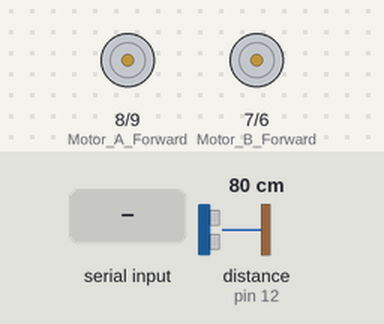
A sketch run on a simulated Arduino Uno, built with avr-gcc and run on an emulated ATmega328P. Shown: motor-driver pin pairs drawn as motors (green arrow = first pin HIGH = forward, orange = second pin HIGH = backward, longer = more drive, scaled by the enable pin). The test bench sets the inputs (shaded band); at power-on: distance to the obstacle (sensor on pin 12) 80 cm. The echo pulse lasts 58.3 µs per cm; what the sketch prints to the serial monitor is not drawn.

Above: at 1.2 s.
1.3 s: "1" received over Serial
At 2.0 s:
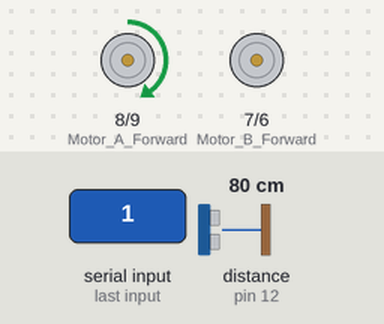
2.8 s: distance to the obstacle (sensor on pin 12) set to 11 cm
4.3 s: distance to the obstacle (sensor on pin 12) set to 8 cm
At 4.7 s:
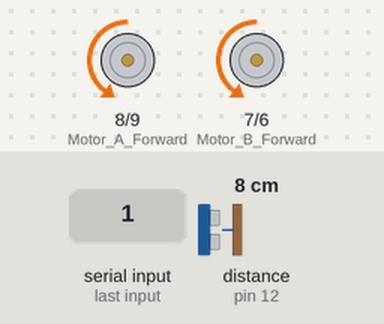
5.8 s: distance to the obstacle (sensor on pin 12) set to 27 cm
7.3 s: distance to the obstacle (sensor on pin 12) set to 33 cm
At 8.1 s:
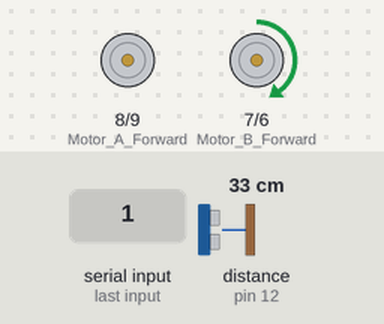
8.8 s: "2" received over Serial
At 10.2 s:
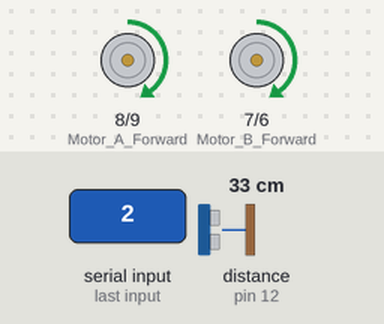
Timing chart, 0 to 11.3 s (numbered marks = the images above; inputs shaded):
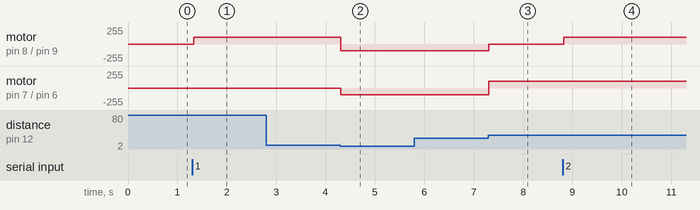

The sketch:

Bluetooth_Arduino_Car_Obstacle_Avoid.ino
```cpp
#include <NewPing.h>

//RIGHT MOTOR
int Motor_A_Enable = 10;
int Motor_A_Reverse = 9;
int Motor_A_Forward = 8;

//LEFT MOTOR
int Motor_B_Enable = 5;
int Motor_B_Reverse = 6;
int Motor_B_Forward = 7;

//SENSOR
const int trigger = 11;
const int echo = 12;

#define maximum_distance 200
boolean goesForward = false;
int distance;

NewPing sonar(11, 12, maximum_distance); //sensor function

int readPing() {
  delay(50);
  int cm = sonar.ping_cm();
  if(cm==0)
    cm = 250;
  return cm;
}

void setup() {
  Serial.begin(9600);

  pinMode(Motor_A_Enable, OUTPUT);
  pinMode(Motor_A_Forward, OUTPUT);
  pinMode(Motor_A_Reverse, OUTPUT);

  pinMode(Motor_B_Enable, OUTPUT);
  pinMode(Motor_B_Forward, OUTPUT);
  pinMode(Motor_B_Reverse, OUTPUT);


}

void forward() {
  analogWrite(Motor_B_Enable, 100);
  analogWrite(Motor_A_Enable, 100);
  digitalWrite(Motor_A_Reverse, LOW);
  digitalWrite(Motor_B_Reverse, LOW);
  digitalWrite(Motor_A_Forward, HIGH);
  digitalWrite(Motor_B_Forward, HIGH);
}

void reverse() {
  analogWrite(Motor_B_Enable, 100);
  analogWrite(Motor_A_Enable, 100);
  digitalWrite(Motor_A_Forward, LOW);
  digitalWrite(Motor_B_Forward, LOW);
  digitalWrite(Motor_A_Reverse, HIGH);
  digitalWrite(Motor_B_Reverse, HIGH);
}

void forwardLeft(){
  analogWrite(Motor_A_Enable, 100);
  analogWrite(Motor_B_Enable, 0);
  digitalWrite(Motor_A_Reverse, LOW);
  digitalWrite(Motor_A_Forward, HIGH);
}

void forwardRight(){
  analogWrite(Motor_B_Enable, 100);
  analogWrite(Motor_A_Enable, 0);
  digitalWrite(Motor_B_Reverse, LOW);
  digitalWrite(Motor_B_Forward, HIGH);
}

void reverseLeft() {
  analogWrite(Motor_A_Enable, 100);
  analogWrite(Motor_B_Enable, 0);
  digitalWrite(Motor_A_Reverse, HIGH);
  digitalWrite(Motor_A_Forward, LOW);
}

void reverseRight() {
  analogWrite(Motor_B_Enable, 100);
  analogWrite(Motor_A_Enable, 0);
  digitalWrite(Motor_B_Reverse, HIGH);
  digitalWrite(Motor_B_Forward, LOW);
}


void loop() {
  distance = readPing();
  if (distance < 10) {
    reverse();
    goesForward = false;

        while (distance < 30) {
            distance = readPing();
        }
        goesForward = true;
        forwardRight();
  }

  if(Serial.available() > 0)
  {
    char data;
    data = Serial.read();
    Serial.write(Serial.read());

    switch (data)
    {
      case '1': //FORWARD LEFT
        forwardLeft();
        break;
      case '2': //FORWARD
        forward();
        break;
      case '3': //FORWARD RIGHT
        forwardRight();
        break;
      case '7': //REVERSE LEFT
        reverseLeft();
        break;
      case '8': //REVERSE
        reverse();
        break;

      case '9': //REVERSE RIGHT
        reverseRight();
        break;
      default: //If bluetooth module receives any value not listed above, both motors turn off
        analogWrite(Motor_A_Enable, 0);
        analogWrite(Motor_B_Enable, 0);

    }
  }
}
```

Measured:
- the behaviour switches between 10 and 9 cm on distance to the obstacle (sensor on pin 12) (found by bisection; images 1 and 2)
- the behaviour switches between 29 and 30 cm on distance to the obstacle (sensor on pin 12) (found by bisection; images 2 and 3)
- after the input at 1.3 s, motor on pin 8 (Motor_A_Forward) / pin 9 (Motor_A_Reverse): stopped → forward 100/255 at once
- after the input at 2.8 s, every drawn part: stays the same
- after the input at 4.3 s, motor on pin 8 (Motor_A_Forward) / pin 9 (Motor_A_Reverse): forward 100/255 → backward 100/255 at once; motor on pin 7 (Motor_B_Forward) / pin 6 (Motor_B_Reverse): stopped → backward 100/255 at once
- after the input at 5.8 s, every drawn part: stays the same
- after the input at 7.3 s, motor on pin 8 (Motor_A_Forward) / pin 9 (Motor_A_Reverse): backward 100/255 → stopped at once; motor on pin 7 (Motor_B_Forward) / pin 6 (Motor_B_Reverse): backward 100/255 → forward 100/255 at once
- after the input at 8.8 s, motor on pin 8 (Motor_A_Forward) / pin 9 (Motor_A_Reverse): stopped → forward 100/255 at once
